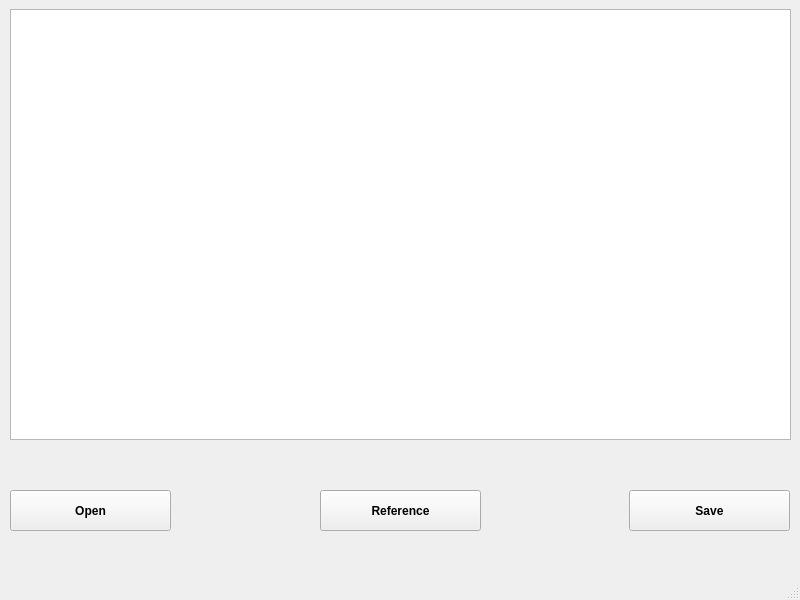
<?xml version="1.0" encoding="UTF-8"?>
<ui version="4.0">
 <class>Text_Editor</class>
 <widget class="QMainWindow" name="Text_Editor">
  <property name="geometry">
   <rect>
    <x>0</x>
    <y>0</y>
    <width>800</width>
    <height>600</height>
   </rect>
  </property>
  <property name="windowTitle">
   <string>Text_Editor</string>
  </property>
  <widget class="QWidget" name="centralwidget">
   <widget class="QPlainTextEdit" name="plainTextEdit">
    <property name="geometry">
     <rect>
      <x>10</x>
      <y>9</y>
      <width>781</width>
      <height>431</height>
     </rect>
    </property>
   </widget>
   <widget class="QPushButton" name="pb_open">
    <property name="geometry">
     <rect>
      <x>10</x>
      <y>490</y>
      <width>161</width>
      <height>41</height>
     </rect>
    </property>
    <property name="font">
     <font>
      <bold>true</bold>
     </font>
    </property>
    <property name="text">
     <string>Open</string>
    </property>
   </widget>
   <widget class="QPushButton" name="pb_save">
    <property name="geometry">
     <rect>
      <x>629</x>
      <y>490</y>
      <width>161</width>
      <height>41</height>
     </rect>
    </property>
    <property name="font">
     <font>
      <bold>true</bold>
     </font>
    </property>
    <property name="text">
     <string>Save</string>
    </property>
   </widget>
   <widget class="QPushButton" name="pushButton">
    <property name="geometry">
     <rect>
      <x>320</x>
      <y>490</y>
      <width>161</width>
      <height>41</height>
     </rect>
    </property>
    <property name="font">
     <font>
      <bold>true</bold>
     </font>
    </property>
    <property name="text">
     <string>Reference</string>
    </property>
   </widget>
  </widget>
  <widget class="QMenuBar" name="menubar">
   <property name="geometry">
    <rect>
     <x>0</x>
     <y>0</y>
     <width>800</width>
     <height>21</height>
    </rect>
   </property>
  </widget>
  <widget class="QStatusBar" name="statusbar"/>
 </widget>
 <resources/>
 <connections/>
</ui>
